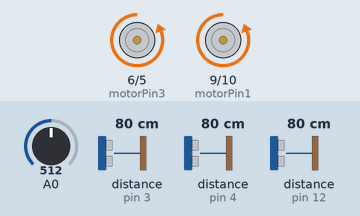
A sketch run on a simulated Arduino Uno, built with avr-gcc and run on an emulated ATmega328P. Shown: motor-driver pin pairs drawn as motors (green arrow = first pin HIGH = forward, orange = second pin HIGH = backward, longer = more drive). Inputs (shaded band) come from the test bench; at power-on: A0 = 512, distance to the obstacle (sensors on pin 3, pin 4, pin 12) 80 cm. The echo pulse lasts 58.3 µs per cm; random numbers use the default seed unless the sketch sets one.

Above: at 1.2 s.
1.3 s: A0 set to 84
2.8 s: A0 set to 67
At 3.8 s:
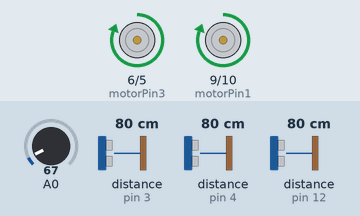
4.5 s: A0 set to 85
At 5.2 s:
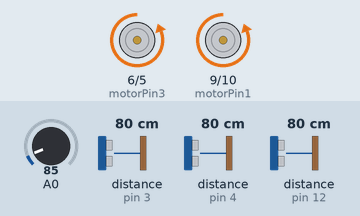
6.2 s: A0 set to 65
At 7.3 s:
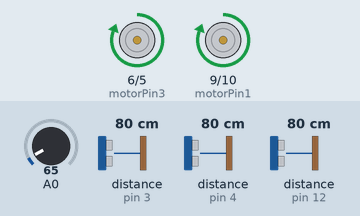
Timing chart, 0 to 8.8 s (numbered marks = the images above; inputs shaded):
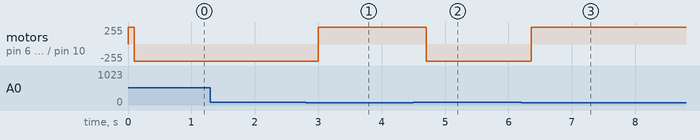

Measured:
- the behaviour switches between 76 and 75 on A0 (found by bisection; images 0 and 1)
- after the input at 1.3 s, every drawn part: stays the same
- after the input at 2.8 s, motor on pin 6 (motorPin3) / pin 5 (motorPin4), motor on pin 9 (motorPin1) / pin 10 (motorPin2): backward 255/255 → forward 255/255 after 0.20 s
- after the input at 4.5 s, motor on pin 6 (motorPin3) / pin 5 (motorPin4), motor on pin 9 (motorPin1) / pin 10 (motorPin2): forward 255/255 → backward 255/255 after 0.21 s
- after the input at 6.2 s, motor on pin 6 (motorPin3) / pin 5 (motorPin4), motor on pin 9 (motorPin1) / pin 10 (motorPin2): backward 255/255 → forward 255/255 after 0.16 s

The sketch:

robot-solution-two.ino
```cpp
// Motor A
const int motorPin1  = 9;
const int motorPin2  = 10;
// Motor B
const int motorPin3  = 6;
const int motorPin4  = 5;

// Defines ultrasonic pins numbers
const int trigPin1 = 2;
const int echoPin1 = 3;
const int trigPin2 = 7;
const int echoPin2 = 4;
const int trigPin3 = 11;
const int echoPin3 = 12;

int currentDirection = 0;

void setup() {
  //Serial.begin(9600); // open serial port, set the baud rate to 9600 bps

  //Set pins as outputs
  pinMode(motorPin1, OUTPUT);
  pinMode(motorPin2, OUTPUT);
  pinMode(motorPin3, OUTPUT);
  pinMode(motorPin4, OUTPUT);

  pinMode(trigPin1, OUTPUT); // Sets the trigPin on forward sensor as an Output
  pinMode(echoPin1, INPUT); // Sets the echoPin on forward sensor as an Input
  pinMode(trigPin2, OUTPUT); // Sets the trigPin on left sensor as an Output
  pinMode(echoPin2, INPUT); // Sets the echoPin on left sensor as an Input
  pinMode(trigPin3, OUTPUT); // Sets the trigPin on right sensor as an Output
  pinMode(echoPin3, INPUT); // Sets the echoPin on right sensor as an Input

  // Move forward
  forward();
  currentDirection = 1;

  // Seed the random number generator
  randomSeed(analogRead(0));
}

void loop() {
  // Find out where we can go!
  int val;
  int turn = 0;

  // Escape hatch
  val=analogRead(0);   //connect mic sensor to Analog 0
  if(val > 75){
    turn = 3;
  }
  else{
    int fDistance = getDistance(trigPin1, echoPin1);
    int lDistance = getDistance(trigPin2, echoPin2);
    int rDistance = getDistance(trigPin3, echoPin3);

    // Eliminate all numbers over 100 including all bad readings!
    int canGoForward = fDistance > 30 ? 1 : 0;
    int canGoLeft = lDistance > 30 && lDistance > rDistance;
    int canGoRight =  rDistance > 30 && rDistance > lDistance;

    // Make next turn
    turn = calculateTurn(canGoForward, canGoLeft, canGoRight);
  }
  // If nextDirection is different to the currentDirection, move
  if(turn != currentDirection){
    currentDirection = turn;
    changeDirection(turn);
  }

  delay(100);
}

int calculateTurn(int F, int L, int R) {
  int direction = 0;

  if(F == 1){
    direction = 1;
  }
  else if(R == 1){
    direction = 2;
  }
  else if(L == 1){
    direction = 4;
  }
  else {
    direction = 3;
  }
  return direction;
}

void changeDirection(int d) {
  // let's pause for a bit
  delay(100);

  // Now change the direction based on whatever was passed in
  if(d == 1){
    forward();
  }
  else if(d == 2) {
    right();
  }
  else if(d == 3) {
    reverse();
  }
  else if(d == 4) {
    left();
  }
}

void forward() {
  doMove(255, 0, 255, 0);
}

void reverse() {
  doMove(0, 255, 0, 255);
  delay(random(500, 3000));
}

void halt() {
  doMove(0, 0, 0, 0);
}

void right() {
  doMove(0, 255, 255, 0);
  delay(random(500, 1500));
}

void left() {
  doMove(255, 0, 0, 255);
  delay(random(500, 1000));
}

void doMove(int m1, int m2, int m3, int m4){
  analogWrite(motorPin1, m1);
  analogWrite(motorPin2, m2);
  analogWrite(motorPin3, m3);
  analogWrite(motorPin4, m4);
}

int getDistance(int tPin, int ePin) {
  long duration;
  int distance;

  // Clears the trigPin
  digitalWrite(tPin, LOW);
  delayMicroseconds(2);

  // Sets the trigPin on HIGH state for 10 micro seconds
  digitalWrite(tPin, HIGH);
  delayMicroseconds(10);
  digitalWrite(tPin, LOW);

  // Reads the echoPin, returns the sound wave travel time in microseconds
  duration = pulseIn(ePin, HIGH);

  // Calculating the distance
  distance = duration*0.034/2;
  return distance;
}
```
